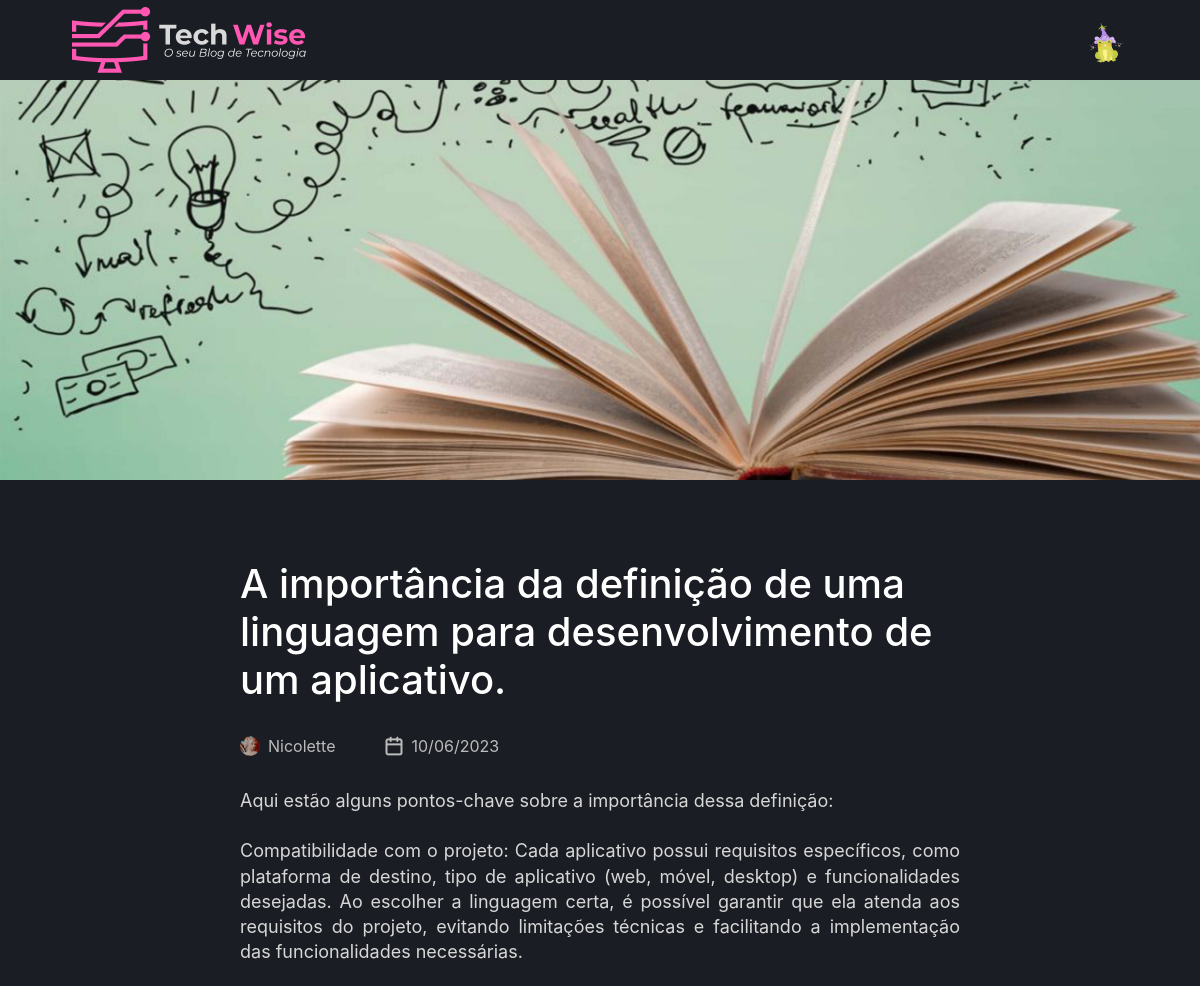
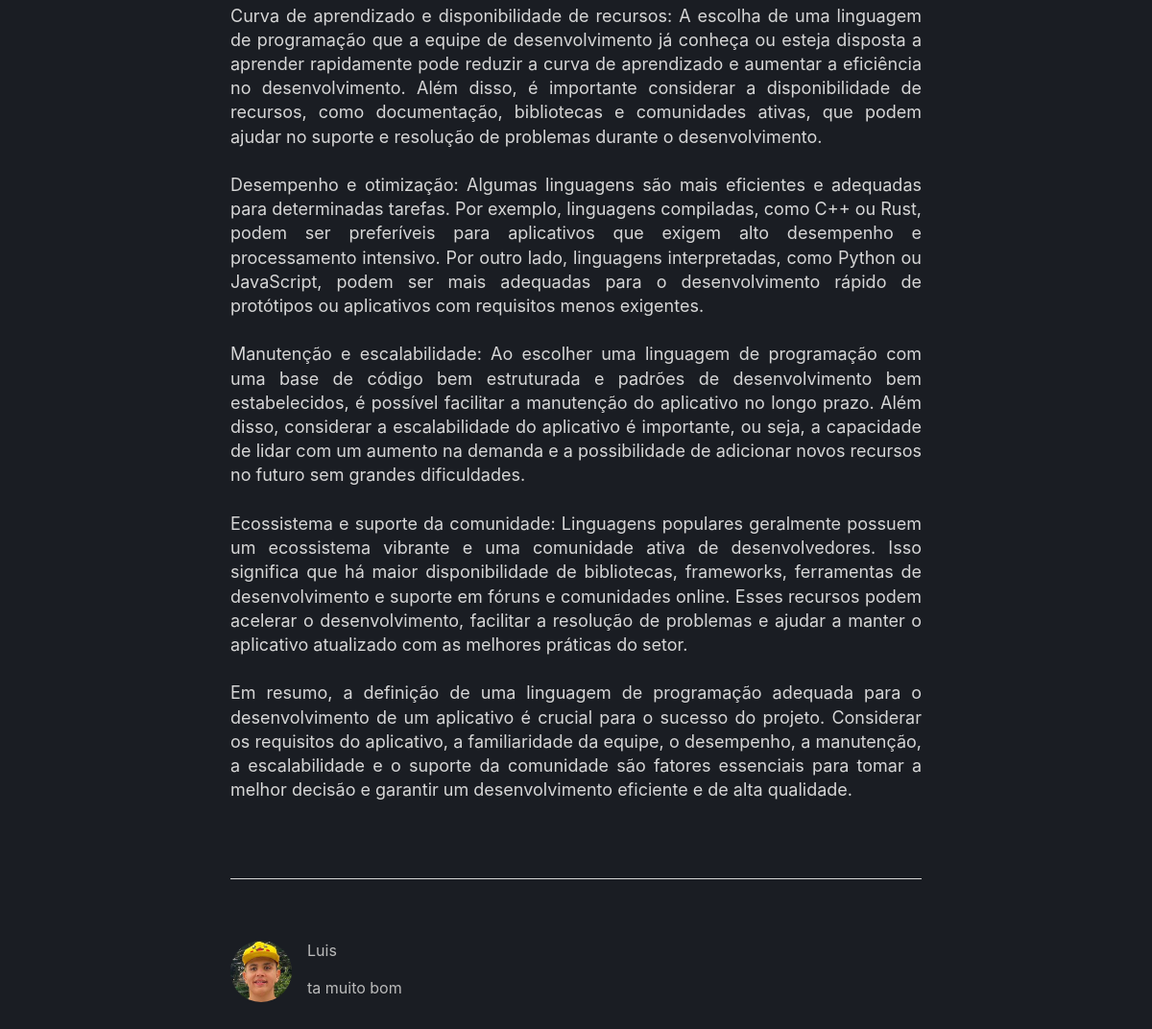
Page /article/detalhes/36 (signed in) on the committed database (2 pictures, top to bottom).
### tables this page shows
CREATE TABLE `user` (
  `idUser` int(11) NOT NULL,
  `name` varchar(150) NOT NULL,
  `email` varchar(200) NOT NULL,
  `password` varchar(255) NOT NULL,
  `avatar` varchar(255) DEFAULT NULL,
  `description` text DEFAULT NULL,
  `type` varchar(45) DEFAULT NULL,
  `stats` text DEFAULT NULL
);

CREATE TABLE `article` (
  `idArticle` int(11) NOT NULL,
  `idUser` int(11) NOT NULL,
  `resume` varchar(250) NOT NULL,
  `text` text NOT NULL,
  `image` varchar(255) NOT NULL,
  `feedback` varchar(255) DEFAULT NULL,
  `status` varchar(255) NOT NULL,
  `idCategory` int(11) NOT NULL,
  `createdAt` date NOT NULL DEFAULT current_timestamp(),
  `title` varchar(100) NOT NULL
);

CREATE TABLE `comment` (
  `idComment` int(11) NOT NULL,
  `text` text NOT NULL,
  `User_idUser` int(11) NOT NULL,
  `Article_idArticle` int(11) NOT NULL,
  `createdAt` datetime NOT NULL DEFAULT current_timestamp()
);

### App/Controllers/ArticleController.php (called while the page is built, shortened)
<?php
class ArticleController extends Controller
{
    public function detalhes($params)
    {
        $userDAO = new UserDAO();
        $user = $userDAO->getById($_SESSION['idUser']);
        $idArticle = $params[0];
        $articleDAO = new ArticleDAO();
        $article = $articleDAO->getById($idArticle);
        $commentDAO = new CommentDAO();
        $comments = $commentDAO->getByArticleId($idArticle);
        $this->render('/article/detalhes');
    }
}

### index.php (called while the page is built, shortened)
<?php
try {
    $app = new App();
    $app->run();
}catch (\Exception $e){
    $oError = new Erro($e);
    $oError->render();
}

### App/Models/DAO/BaseDAO.php (called while the page is built, shortened)
<?php
abstract class BaseDAO
{
    private $conexao;
    public function __construct()
    {
        $this->conexao = Conexao::getConnection();
    }
    public function select($sql)
    {
        if(!empty($sql))
        {
            return $this->conexao->query($sql);
        }
    }
}

### App/Lib/Conexao.php (called while the page is built, shortened)
<?php
class Conexao
{
    public static function getConnection() {
        $pdoConfig  = DB_DRIVER . ":". "host=" . DB_HOST . ";";
        $pdoConfig .= "dbname=".DB_NAME.";";
        try {
            if(!isset($conn)){
                $conn =  new PDO($pdoConfig, DB_USER, DB_PASSWORD);
                $conn->setAttribute(PDO::ATTR_ERRMODE, PDO::ERRMODE_EXCEPTION);
            }
            return $conn;
        } catch (PDOException $e) {
            throw new Exception("Erro de conexão com o banco de dados. ($e)",500);
        }
    }
}

### App/Models/DAO/UserDAO.php (called while the page is built, shortened)
<?php
class UserDAO extends BaseDAO
{
    public function getById(int $idUser)
    {
        $resultado = $this->select("SELECT * FROM user WHERE idUser = $idUser");
        return $resultado->fetchObject(User::class);
    }
}

### App/Models/Entidades/User.php (called while the page is built, shortened)
<?php
class User
{
    private int $idUser;
    private string $name;
    private ?string $avatar;
	public function getIdUser(): int {
		return $this->idUser;
	}
	public function setIdUser(int $idUser): self {
		$this->idUser = $idUser;
		return $this;
	}
	public function getName(): string {
		return $this->name;
	}
	public function setName(string $name): self {
		$this->name = $name;
		return $this;
	}
	public function getAvatar(): ?string {
		return $this->avatar;
	}
	public function setAvatar(string $avatar): self {
		$this->avatar = $avatar;
		return $this;
	}
}

### App/Models/Entidades/Article.php (called while the page is built, shortened)
<?php
class Article
{
    private User $user;
    private string $title;
    private string $text;
    private ?string $image;
    private string $createdAt;
    public function __construct()
    {
        $this->user = new User();
    }
    public function getText(): string {
        return $this->text;
    }
    public function setText(string $text): self {
        $this->text = $text;
        return $this;
    }
    public function getImage(): string {
        return $this->image;
    }
    public function setImage(string $image): self {
        $this->image = $image;
        return $this;
    }
	public function getCreatedAt() {
		return new DateTime($this->createdAt);
	}
	public function setCreatedAt($createdAt): self {
		$this->createdAt = $createdAt;
		return $this;
	}
	public function getUser()
	{
		return $this->user;
	}
	public function getTitle(): string {
		return $this->title;
	}
	public function setTitle(string $title): self {
		$this->title = $title;
		return $this;
	}
}

### App/Models/DAO/ArticleDAO.php (called while the page is built, shortened)
<?php
class ArticleDAO extends BaseDAO
{
    public function getById($id)
    {
        $resultado = $this->select(
            "SELECT a.title, a.resume, a.text, a.image, a.status, a.createdAt, c.idCategory,
            c.name as category, u.idUser, u.name as user, u.avatar
                FROM article as a INNER JOIN user as u ON a.idUser = u.idUser
                INNER JOIN category as c ON a.idCategory = c.idCategory
                WHERE a.idArticle = $id"
        );
        $dataSetArticle = $resultado->fetch();
        if($dataSetArticle) {
            $article = new Article();
            $article->setIdArticle($id);
            $article->setTitle($dataSetArticle['title']);
            $article->setStatus($dataSetArticle['status']);
            $article->setText($dataSetArticle['text']);
            $article->setResume($dataSetArticle['resume']);
            $article->setCreatedAt($dataSetArticle['createdAt']);
            $article->getUser()->setIdUser($dataSetArticle['idUser']);
            $article->getUser()->setName($dataSetArticle['user']);
            $article->getUser()->setAvatar($dataSetArticle['avatar']);
            $article->getCategory()->setIdCategory($dataSetArticle['idCategory']);
            $article->getCategory()->setName($dataSetArticle['category']);
            $article->setImage($dataSetArticle['image']);
            return $article;
        }
        return false;
    }
}

### App/Models/Entidades/Comment.php (called while the page is built, shortened)
<?php
class Comment
{
    private string $text;
    private User $user;
	public function __construct()
    {
        $this->user = new User();
    }
	public function getText(): string {
		return $this->text;
	}
	public function setText(string $text): self {
		$this->text = $text;
		return $this;
	}
	public function getUser() {
		return $this->user;
	}
}

### App/Models/DAO/CommentDAO.php (called while the page is built, shortened)
<?php
class CommentDAO extends BaseDAO
{
    public function getByArticleId($idArticle)
    {
        $resultado = $this->select(
            "SELECT c.idComment, c.text, c.createdAt, u.name, u.avatar as user
            FROM comment as c
            INNER JOIN user as u ON c.User_idUser = u.idUser
            WHERE c.Article_idArticle = $idArticle"
        );
        $comments = [];
        while ($dataSetComment = $resultado->fetch()) {
            $comment = new Comment();
            $comment->setIdComment($dataSetComment['idComment']);
            $comment->setText($dataSetComment['text']);
            $comment->setCreatedAt($dataSetComment['createdAt']);
            $comment->getUser()->setName($dataSetComment['name']);
            $comment->getUser()->setAvatar($dataSetComment['user']);
            $comments[] = $comment;
        }
        return $comments;
    }
}

### App/Views/article/detalhes.php (the view, shortened to what this page needs)
<body>
  <img src="http://<?= APP_HOST ?>/public/images/articles/<?= $viewVar['article']->getImage() ?>" alt="Banner" class="banner" />
  <main class="container">
    <div class="posts">
      <div class="postsTop">
        <h1><?= $viewVar['article']->getTitle(); ?></h1>
        <ul>
          <li>
            <a class="custom" href="http://<?php echo APP_HOST; ?>/user/author/<?= $viewVar['article']->getUser()->getIdUser(); ?>">
              <img src="http://<?php echo APP_HOST; ?>/public/images/users/<?= $viewVar['article']->getUser()->getAvatar(); ?>" class="d-flex align-items-center justify-content-center" style="width: 20px; height: 20px; border-radius: 9999px;" alt="user" />
              <?= $viewVar['article']->getUser()->getName(); ?>
            </a>
          </li>
          <li>
            <img src="http://<?php echo APP_HOST; ?>/public/icons/calendar.png" alt="calendario" />
            <?= $viewVar['article']->getCreatedAt()->format('d/m/Y') ?>
          </li>
        </ul>
      </div>
      <article>
        <div class="postContent">
          <?= $viewVar['article']->getText(); ?>
        </div>
      </article>
      <footer>
        <div class="footerCointainer">
          <div class="newCommentsContainer">
          </div>
        </div>
        <?php foreach ($viewVar['comments'] as $comment) { ?>
          <div class="CommentsContainer">
            <div class="avatar">
              <img src="http://<?php echo APP_HOST; ?>/public/images/users/<?= $comment->getUser()->getAvatar() ?>" alt="user" />
            </div>
            <div class="Comments">
              <div class="postsTop">
                <ul>
                  <li>
                    <?= $comment->getUser()->getName() ?>
                  </li>
                </ul>
              </div>
              <p><?= $comment->getText() ?></p>
            </div>
          </div>
        <?php } ?>
      </footer>
    </div>
  </main>
</body>

### App/Views/layouts/menu.php (shortened to what this page needs)
<?php if(!isset($_SESSION["loggedin"]) || !$_SESSION["loggedin"]){ ?>
                    <li <?php if($viewVar['nameController'] == "UserController") { ?> class="active" <?php } ?>>
                        <a class="nav-link" href="http://<?= APP_HOST.'/' ?>">
                    </li>
                <?php } else { ?>
<header class="headerContainer">
  <div class="headerContent">
    <a href="http://<?php echo APP_HOST; ?>/home">
      <img src=" http://<?php echo APP_HOST; ?>/public/icons/logo.png" alt="Logo" />
    </a>
    <div class="container-popover">
      <div class="popover-trigger">
        <div class="popover-btn avatar" style="width: 45px; height: 45px">
          <img src="http://<?php echo APP_HOST; ?>/public/images/users/<?= $viewVar['user']->getAvatar(); ?>"  alt="user" />
        </div>
      </div>
      <?php
}
?>
    </div>
  </div>
</header>

### public/css/style.css (style rules this page uses)
html { position: relative; min-height: 100%; overflow-x: hidden; }
* { box-sizing: border-box; margin: 0; padding: 0; }
.headerContainer { height: 5rem; }
.headerContent { max-width: 1120px; height: 5rem; margin: 0 auto; padding: 0 2rem; display: flex; justify-content: space-between; align-items: center; }
.container-popover { position: relative; }
.popover-trigger { position: relative; display: inline-block; }
.container { max-width: 1120px; margin: 0 auto; padding: 0 2rem; }
body { background: #1a1d23 !important; color: #fff; }
body, input, textarea, select, button { font: 400 1rem "Inter", sans-serif; }
a { color: inherit; text-decoration: none; }
.posts { max-width: 720px; margin: 5rem auto 0; }
.posts a { display: block; padding-bottom: 2rem; border-bottom: 1px solid #bbbbbb; }
.posts a.custom { padding-bottom: 0rem; border: none; display: flex; align-items: flex-end; gap: 0.5rem; }
.posts p { color: #bbbbbb; margin-top: 0.5rem; line-height: 1.625rem; }
.posts ul { display: flex; align-items: center; margin-top: 2rem; list-style: none; padding: 0; }
.posts ul li { margin-right: 3rem; color: #bbbbbb; display: flex; align-items: center; gap: 0.5rem; }
.banner { display: block; width: 100%; height: 25rem; object-fit: cover; }
.postContent { margin-top: 2rem; text-align: justify; color: #D7D7D7; font-size: 18px; font-weight: 400; line-height: 25.2px; }
.footerCointainer { border-top: 1px solid #D7D7D7; margin-top: 5rem; margin-bottom: 2rem; display: flex; padding-top: 2rem 0px; }
.newCommentsContainer { display: flex; justify-content: space-between; gap: 1rem; flex: 1; padding-top: 2rem; }
.avatar { height: 64px; width: 64px; border-radius: 999px; }
.avatar img { width: 100%; height: 100%; border-radius: 999px; }
.CommentsContainer { display: flex; gap: 1rem; margin-bottom: 1rem; }
.Comments { flex: 1; }
.Comments p { text-align: justify; }
.Comments .postsTop ul { margin-top: 0px; }

### rows in the picture
user: avatar (picture)
article: image (picture), title "A importância da definição de uma linguagem para desenvolvimento de um aplicativo.", idUser.avatar (picture), idUser.name "Nicolette", createdAt "10/06/2023", text "Aqui estão alguns pontos-chave sobre a importância dessa definição: Compatibilidade com o projeto: Cada aplicativo possui requisitos específicos, como plataforma de destino, tipo de aplicativo (web, móvel, desktop) e funcionalidades desejadas. Ao escolher a linguagem certa, é possível garantir que ela atenda aos requisitos do projeto, evitando limitações técnicas e facilitando a implementação das funcionalidades necessárias. Curva de aprendizado e disponibilidade de recursos: A escolha de uma linguagem de programação que a equipe de desenvolvimento já conheça ou esteja disposta a aprender rapidamente pode reduzir a curva de aprendizado e aumentar a eficiência no desenvolvimento. Além disso,…"
comment: User_idUser.avatar (picture), User_idUser.name "Luis", text "ta muito bom"
